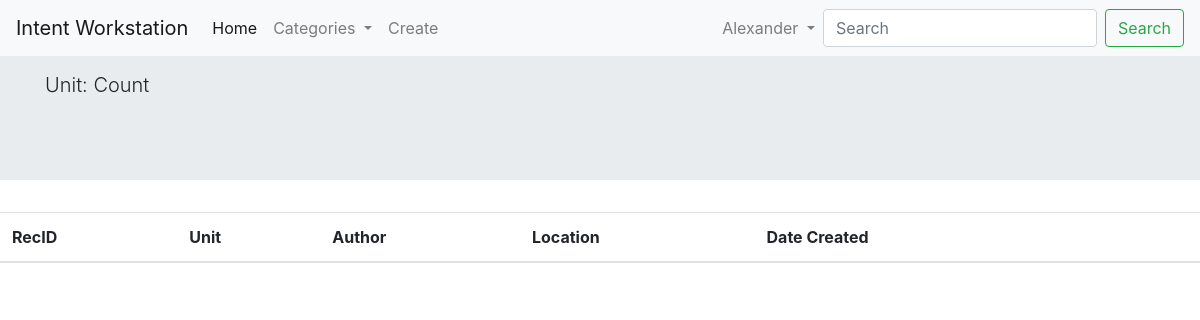
Before: /scrap/manager/ (signed in) with the older database file.
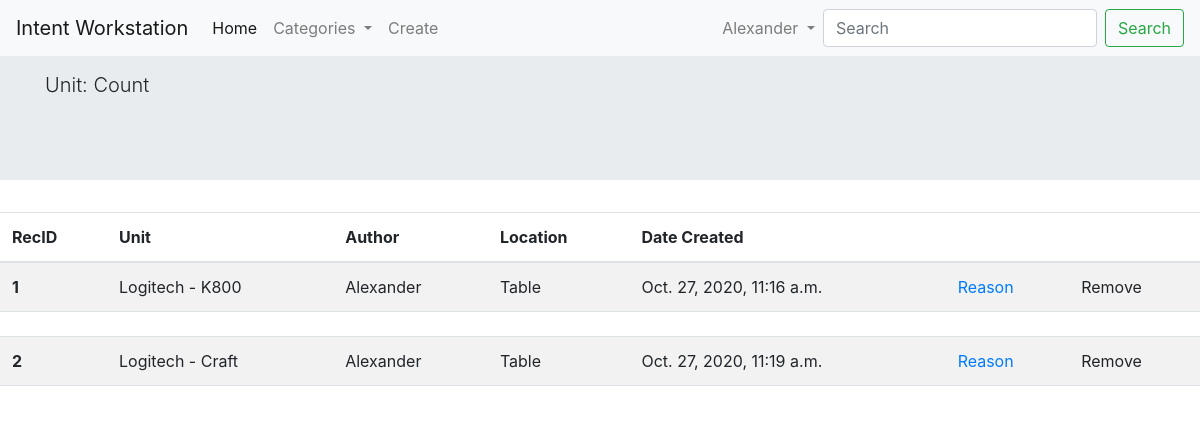
After: the same page with the newer database file.
### account/models.py (models this page shows, shortened)
class Account(AbstractBaseUser):
    username                = models.CharField(max_length=30, unique=True)
    empoyee_code            = models.CharField(max_length=3, unique=True)
    date_joined             = models.DateTimeField(verbose_name='date joined', auto_now_add=True)
    last_login              = models.DateTimeField(verbose_name='last login', auto_now=True)
    is_active               = models.BooleanField(default=True)
    is_staff                = models.BooleanField(default=False)
    is_superuser            = models.BooleanField(default=False)
    USERNAME_FIELD = 'username'
    objects = MyAccountManager()

### scrapmanager/models.py (models this page shows)
class ScrapRecord(models.Model):
    scrap_author        = models.ForeignKey(Account, on_delete=models.CASCADE)
    scrap_unit          = models.ForeignKey(Unit, on_delete=models.CASCADE)
    date_created        = models.DateTimeField(auto_now=True)
    def __str__ (self):
        return str(self.pk)

### workstation/models.py (models this page shows, shortened)
class Unit(models.Model):
    title               = models.CharField(max_length=50, null=False, blank=False)
    upc                 = models.CharField(max_length=12, null=False, blank=False)
    part_number         = models.CharField(max_length=10, null=False, blank=False)
    image_url           = models.CharField(max_length=500, null=False, blank=False)
    details             = models.TextField(max_length=9000, null=True, blank=True)
    author              = models.ForeignKey(Account, on_delete=models.SET_NULL, null=True)
    category            = models.ForeignKey(Category, on_delete=models.SET_NULL, null=True)

### scrapmanager/views.py (the view)
# urls.py: path('manager/', views.manager_view, name='manager'),
def manager_view(request):
    if not request.user.is_authenticated and not request.user.is_stuff:
        return redirect('home')
    else:
        context = {}
        data_set = []
        scrap_records = ScrapRecord.objects.all()
        for record in scrap_records:
            data = {}
            scrap_record_to_question = ScrapRecordToQuestion.objects.filter(scrap_record=record)
            data['record'] = record
            data['scrap_record_to_question'] = scrap_record_to_question
            data_set.append(data)
        print(data_set)
        context['data_set'] = data_set
        return render(request, 'manager.html', context)

### scrapmanager/models.py (called while the page is built)
    def __str__ (self):
        return str(self.pk)

### scrapmanager/templates/manager.html (shortened to what this page needs)
{% extends 'index.html' %}
{% block content %}
    <div class="jumbotron jumbotron-fluid" style="padding-top: 70px;">
        <div class="container">
            <p class="lead">Unit: Count</p>
        </div>
    </div>
    <table class="table table-striped">
        <thead>
            <tr>
                <th scope="col">RecID</th>
                <th scope="col">Unit</th>
                <th scope="col">Author</th>
                <th scope="col">Location</th>
                <th scope="col">Date Created</th>
                <th scope="col"></th>
                <th scope="col"></th>
            </tr>
        </thead>
        <tbody>
            {% for data in data_set %}
            <tr>
                <th scope="row">{{ data.record.pk }}</th>
                <td>{{ data.record.scrap_unit.title }}</td>
                <td>{{ data.record.scrap_author.username }}</td>
                <td>Table</td>
                <td>{{ data.record.date_created }}</td>
                <td>
                    <a class="card-link" data-toggle="collapse" href="#{{ data.record.pk }}" role="button" aria-expanded="false" aria-controls="collapseExample">
                        Reason
                    </a>
                </td>
                <td>
                    <a class="card-link">
                        Remove
                    </a>
                </td>
            </tr>
            <tr>
                <td colspan="7">
                </td>
            </tr>
            {% endfor %}
        </tbody>
    </table>
{% endblock content %}

### templates/index.html (shortened to what this page needs)
<!DOCTYPE html>
<html lang="en">
<head>
    <link rel="stylesheet" href="https://maxcdn.bootstrapcdn.com/bootstrap/4.0.0/css/bootstrap.min.css">
</head>
<header>
    {% include 'snippets/navbar.html' %}
</header>
<body>
    {% block content %}
    {% endblock content %}
</body>
</html>

### templates/snippets/navbar.html (shortened to what this page needs)
{% if user.is_authenticated %}
        <nav class="navbar fixed-top navbar-expand-lg navbar-light bg-light">
            <a class="navbar-brand" href="{% url 'home' %}">Intent Workstation</a>
            <div class="collapse navbar-collapse" id="navbarSupportedContent">
              <ul class="navbar-nav mr-auto">
                <li class="nav-item active">
                  <a class="nav-link" href="{% url 'home' %}">Home <span class="sr-only">(current)</span></a>
                </li>
                <li class="nav-item dropdown">
                  <a class="nav-link dropdown-toggle" href="#" id="navbarDropdown" role="button" data-toggle="dropdown" aria-haspopup="true" aria-expanded="false">
                    Categories
                  </a>
                </li>
		            {% if user.is_staff %}
                    <li class="nav-item">
                        <a class="nav-link" href="{% url 'create_unit' %}">Create</a>
                    </li>
                {% endif %}
              </ul>
              <ul class="navbar-nav float-right">
                <li class="nav-item dropdown">
                  <a class="nav-link dropdown-toggle" href="#" id="userDropdown" role="button" data-toggle="dropdown" aria-haspopup="true" aria-expanded="false">
                    {{ user.username }}
                  </a>
                </li>
              </ul>
              <form class="form-inline my-2 my-lg-0" action="{% url 'home' %}" autocomplete="off">
                <input class="form-control mr-sm-2" name="q" type="search" placeholder="Search" aria-label="Search">
                <button class="btn btn-outline-success my-2 my-sm-0" type="submit">Search</button>
              </form>
            </div>
          </nav>
{% endif %}

Changed rows visible on the page:
added ScrapRecord: record.pk "1", record.scrap_unit "Logitech - K800", record.scrap_author.username "Alexander", record.date_created "Oct. 27, 2020, 11:16 a.m."
added ScrapRecord: record.pk "2", record.scrap_unit "Logitech - Craft", record.scrap_author.username "Alexander", record.date_created "Oct. 27, 2020, 11:19 a.m."
